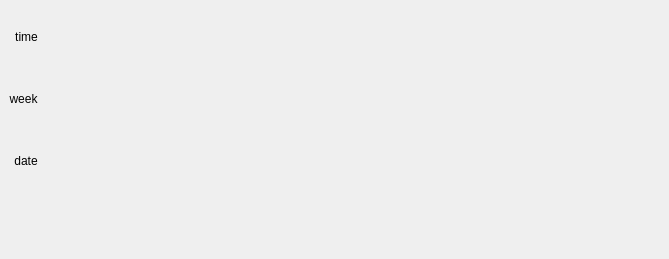
<?xml version="1.0" encoding="UTF-8"?>
<ui version="4.0">
 <class>mainwindow</class>
 <widget class="QWidget" name="mainwindow">
  <property name="geometry">
   <rect>
    <x>0</x>
    <y>0</y>
    <width>669</width>
    <height>259</height>
   </rect>
  </property>
  <property name="windowTitle">
   <string>Form</string>
  </property>
  <layout class="QHBoxLayout" name="horizontalLayout">
   <property name="spacing">
    <number>0</number>
   </property>
   <property name="leftMargin">
    <number>0</number>
   </property>
   <property name="topMargin">
    <number>0</number>
   </property>
   <property name="rightMargin">
    <number>0</number>
   </property>
   <property name="bottomMargin">
    <number>0</number>
   </property>
   <item>
    <widget class="QFrame" name="frame">
     <property name="layoutDirection">
      <enum>Qt::RightToLeft</enum>
     </property>
     <property name="frameShape">
      <enum>QFrame::NoFrame</enum>
     </property>
     <property name="frameShadow">
      <enum>QFrame::Raised</enum>
     </property>
     <layout class="QVBoxLayout" name="dateTimeLayout">
      <item>
       <widget class="QLabel" name="timeLabel">
        <property name="sizePolicy">
         <sizepolicy hsizetype="Maximum" vsizetype="Preferred">
          <horstretch>0</horstretch>
          <verstretch>0</verstretch>
         </sizepolicy>
        </property>
        <property name="frameShape">
         <enum>QFrame::NoFrame</enum>
        </property>
        <property name="text">
         <string>time</string>
        </property>
        <property name="alignment">
         <set>Qt::AlignCenter</set>
        </property>
       </widget>
      </item>
      <item>
       <widget class="QLabel" name="weekLabel">
        <property name="sizePolicy">
         <sizepolicy hsizetype="Maximum" vsizetype="Preferred">
          <horstretch>0</horstretch>
          <verstretch>0</verstretch>
         </sizepolicy>
        </property>
        <property name="frameShape">
         <enum>QFrame::NoFrame</enum>
        </property>
        <property name="text">
         <string>week</string>
        </property>
        <property name="alignment">
         <set>Qt::AlignCenter</set>
        </property>
       </widget>
      </item>
      <item>
       <widget class="QLabel" name="dateLabel">
        <property name="sizePolicy">
         <sizepolicy hsizetype="Maximum" vsizetype="Preferred">
          <horstretch>0</horstretch>
          <verstretch>0</verstretch>
         </sizepolicy>
        </property>
        <property name="frameShape">
         <enum>QFrame::NoFrame</enum>
        </property>
        <property name="text">
         <string>date</string>
        </property>
        <property name="alignment">
         <set>Qt::AlignCenter</set>
        </property>
       </widget>
      </item>
      <item>
       <widget class="QLabel" name="logoLabel">
        <property name="autoFillBackground">
         <bool>true</bool>
        </property>
        <property name="text">
         <string/>
        </property>
       </widget>
      </item>
     </layout>
    </widget>
   </item>
   <item>
    <widget class="QFrame" name="contentFrame">
     <property name="sizePolicy">
      <sizepolicy hsizetype="Expanding" vsizetype="Preferred">
       <horstretch>0</horstretch>
       <verstretch>0</verstretch>
      </sizepolicy>
     </property>
     <property name="frameShape">
      <enum>QFrame::NoFrame</enum>
     </property>
     <property name="frameShadow">
      <enum>QFrame::Raised</enum>
     </property>
    </widget>
   </item>
  </layout>
 </widget>
 <resources/>
 <connections/>
</ui>
